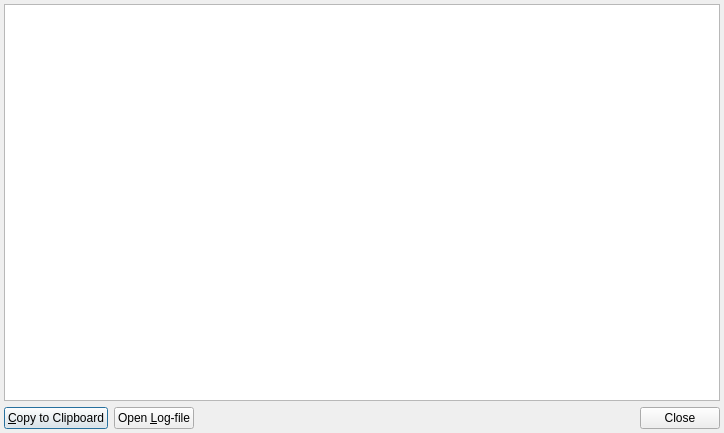
<?xml version="1.0" encoding="UTF-8"?>
<ui version="4.0">
 <class>DiagnosticsDialog</class>
 <widget class="QDialog" name="DiagnosticsDialog">
  <property name="geometry">
   <rect>
    <x>0</x>
    <y>0</y>
    <width>724</width>
    <height>433</height>
   </rect>
  </property>
  <property name="minimumSize">
   <size>
    <width>0</width>
    <height>353</height>
   </size>
  </property>
  <property name="windowTitle">
   <string>Tomahawk Diagnostics</string>
  </property>
  <layout class="QVBoxLayout" name="verticalLayout_2">
   <property name="margin">
    <number>4</number>
   </property>
   <item>
    <layout class="QVBoxLayout" name="verticalLayout">
     <item>
      <widget class="QTextBrowser" name="text">
       <property name="lineWrapMode">
        <enum>QTextEdit::NoWrap</enum>
       </property>
      </widget>
     </item>
    </layout>
   </item>
   <item>
    <layout class="QHBoxLayout" name="horizontalLayout">
     <item>
      <widget class="QPushButton" name="clipboardButton">
       <property name="text">
        <string>&amp;Copy to Clipboard</string>
       </property>
      </widget>
     </item>
     <item>
      <widget class="QPushButton" name="logfileButton">
       <property name="text">
        <string>Open &amp;Log-file</string>
       </property>
      </widget>
     </item>
     <item>
      <widget class="QDialogButtonBox" name="buttonBox">
       <property name="orientation">
        <enum>Qt::Horizontal</enum>
       </property>
       <property name="standardButtons">
        <set>QDialogButtonBox::Close</set>
       </property>
      </widget>
     </item>
    </layout>
   </item>
  </layout>
 </widget>
 <resources/>
 <connections/>
</ui>
